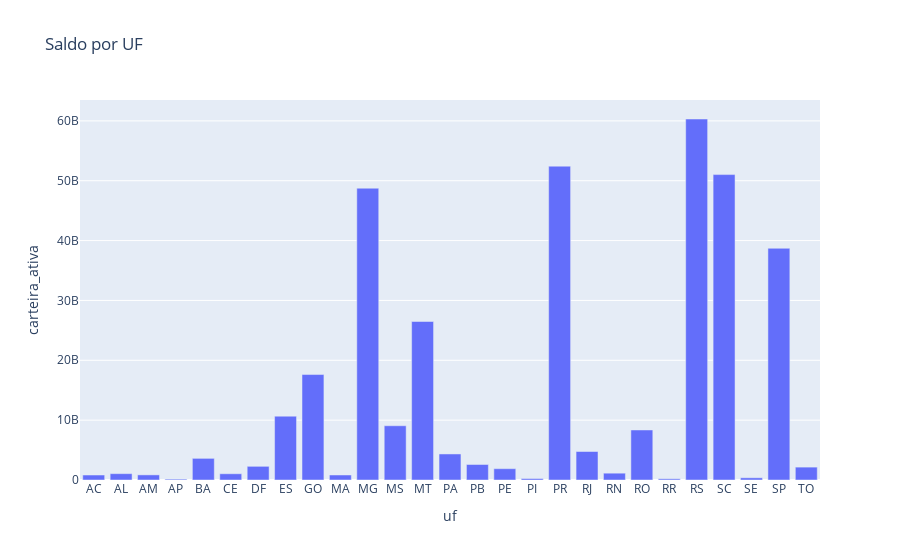

The cell this chart's notebook holds for it:
### Code cell
# plotar gráfico com o valor da carteira por estado por estados:
fig = px.bar(dados_coop, x = 'uf', y = 'carteira_ativa', title = 'Saldo por UF')
fig

### Figure 1 — Plotly figure (JSON) as saved in the notebook; plotly's stock layout.template omitted (floating-point values rounded to 4 significant figures)
{"data": [{"alignmentgroup": "True", "hovertemplate": "uf=%{x}<br>carteira_ativa=%{y}<extra></extra>", "legendgroup": "", "marker": {"color": "#636efa", "pattern": {"shape": ""}}, "name": "", "offsetgroup": "", "orientation": "v", "showlegend": false, "textposition": "auto", "type": "bar", "x": ["AC", "AL", "AM", "AP", "BA", "CE", "DF", "ES", "GO", "MA", "MG", "MS", "MT", "PA", "PB", "PE", "PI", "PR", "RJ", "RN", "RO", "RR", "RS", "SC", "SE", "SP", "TO"], "xaxis": "x", "y": [832300000.0, 1059000000.0, 853400000.0, 145800000.0, 3616000000.0, 1043000000.0, 2285076747, 10660000000.0, 17620000000.0, 837400000.0, 48750000000.0, 9064000000.0, 26480000000.0, 4351000000.0, 2591000000.0, 1890000000.0, 240800000.0, 52430000000.0, 4761000000.0, 1140000000.0, 8357000000.0, 201900000.0, 60310000000.0, 51030000000.0, 369500000.0, 38710000000.0, 2153000000.0], "yaxis": "y"}], "layout": {"barmode": "relative", "legend": {"tracegroupgap": 0}, "title": {"text": "Saldo por UF"}, "xaxis": {"anchor": "y", "domain": [0, 1], "title": {"text": "uf"}}, "yaxis": {"anchor": "x", "domain": [0, 1], "title": {"text": "carteira_ativa"}}}}
